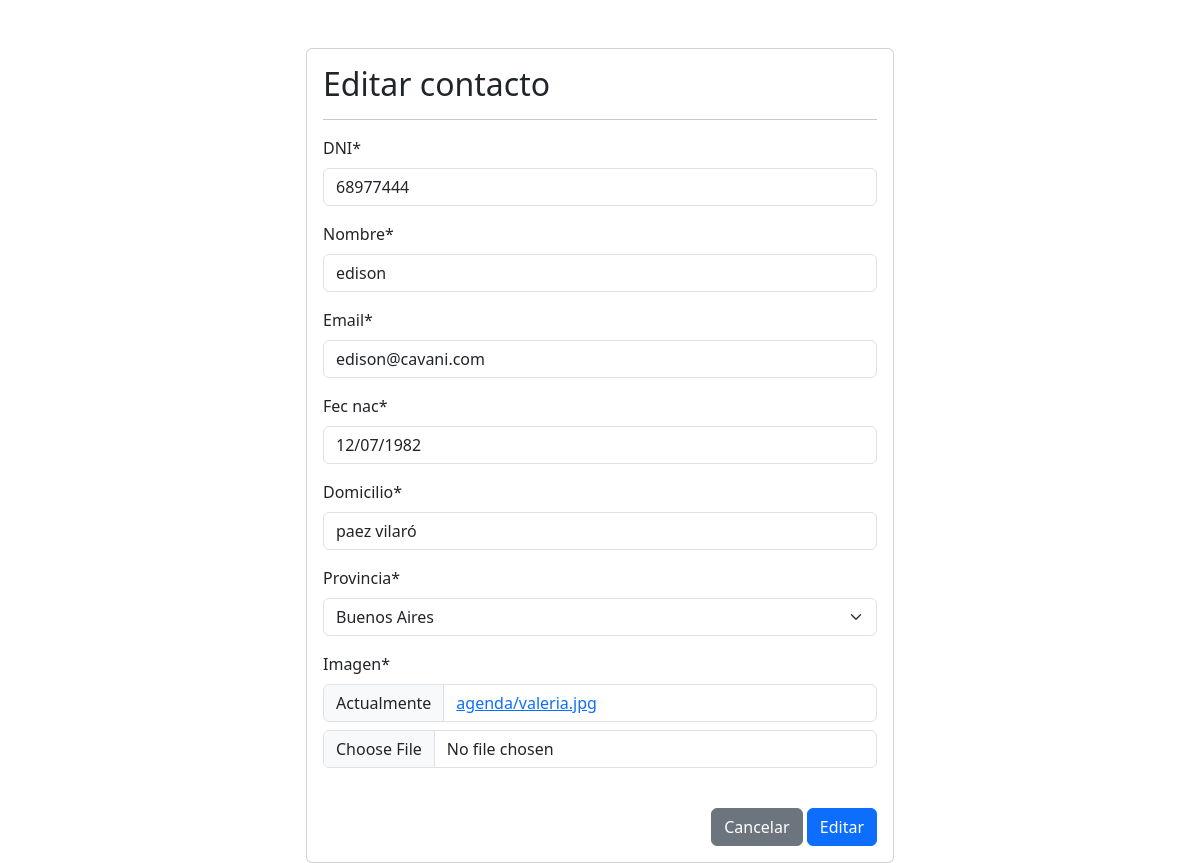
Screenshot of /modificar-contacto/1/ with the database file from the repository.
### agenda/models.py (models this page shows, shortened)
class Agenda(models.Model):
    DNI = models.CharField(max_length=8, unique=True)
    nombre = models.CharField(max_length=100)
    email = models.EmailField()
    fec_nac = models.DateField()
    domicilio = models.CharField( max_length=100)
    provincia = models.ForeignKey(Provincia, on_delete=models.CASCADE)
    imagen = models.ImageField(upload_to='agenda', null=True)
    class Meta:
        verbose_name = "Agenda"
        verbose_name_plural = "agendas"
        db_table = "agenda"

class Provincia(models.Model):
    nombre = models.CharField(max_length=100)
    class Meta:
        verbose_name = "Provincia"
        verbose_name_plural = "provincias"
        db_table = "provincia"
    def __str__(self):
        return self.nombre

### agenda/views.py (the view, shortened to what this page needs)
# urls.py: path('modificar-contacto/<id>/', modificar_contacto, name="modificar_contacto"),
def modificar_contacto(request, id):
    contacto = get_object_or_404(Agenda, id=id)
    data = {
        'form': AgendaForm(instance=contacto)
    }
    return render(request, 'agenda/modificar_contacto.html', context=data)

### agenda/forms.py
class AgendaForm(forms.ModelForm):
    class Meta:
        model = Agenda
        fields = '__all__'

### agenda/templates/agenda/modificar_contacto.html (shortened to what this page needs)
<!DOCTYPE html>
<html lang="es">
<head>
    <link href="https://cdn.jsdelivr.net/npm/bootstrap@5.3.2/dist/css/bootstrap.min.css" rel="stylesheet">
</head>
{% load crispy_forms_tags %}
<body>
    <div id="contenido">
        <br>
        <br>
    <div class="row">
        <div class="col-12 col-md-6 offset-md-3">
            <div class="card">
                <div class="card-body">
                    <h2>Editar contacto</h2>
            <hr>
            <form action="" class="" method="post" enctype="multipart/form-data">
                {{ form | crispy  }}
                <br>
                <div class="d-flex justify-content-end">
                    <input type="reset" value="Cancelar" class="btn btn-secondary">
                    <button type="submit" id="btnEnviar" class="btn btn-primary">Editar</button>
                </div>
            </form>
                </div>
            </div>
        </div>
    </div>
</body>
</html>

### rows the page displays
Agenda: DNI "68977444", nombre "edison", email "edison@cavani.com", fec_nac "12/07/1982", domicilio "paez vilaró", provincia "Buenos Aires"
